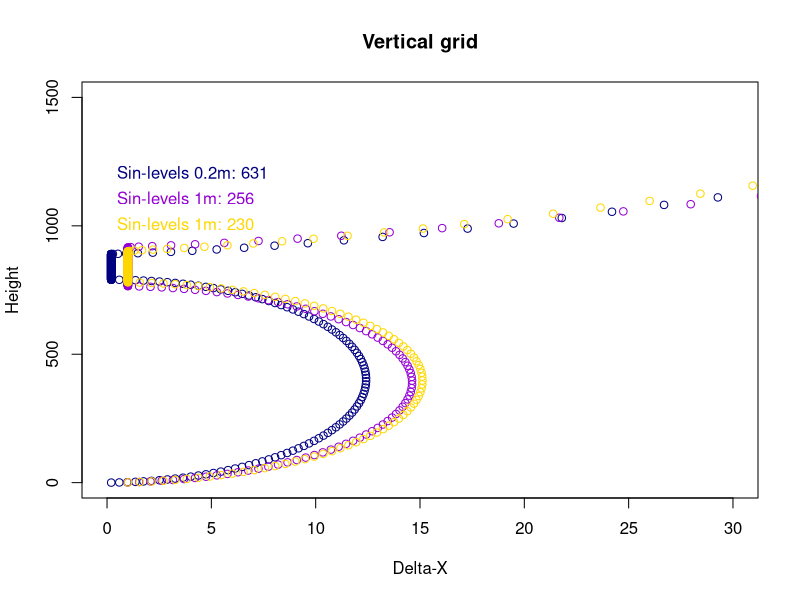

R code for this plot: (Note: this script raises an error after producing the figure.)
# create a zaxis for UCLA-LES which is finer in the inversion and coarser elsewhere using a sine function
# dz is the maximum resolution, zi the inversion height and top the maximum grid height
# np_* control the number of points in the inversion, in the pbl and in the free troposphere
zaxis.creator.sin <- function(dz, zi = 840, top = 1500, np_inv = 75, np_pbl = 100, np_ft = 20) {

  # this is the extension of the inversion
  firstlevel <- 0
  range <- (np_inv / 2) * dz

  factor_pbl <- (zi - range - dz*np_pbl)/sum(sin(seq(0, pi, , np_pbl)))
  levels_pbl <- cumsum(sin(seq(0,pi,,np_pbl))*factor_pbl + dz)

  factor_ft <- (top - (zi+range) - dz*np_ft)/sum(rev(1-sin(seq(0,pi/2,,np_ft))))
  levels_ft <-  cumsum(rev(1-sin(seq(0,pi/2,,np_ft)))*factor_ft + dz) + zi + range

  inversion <- rep(dz, np_inv)

  levels=c(firstlevel, levels_pbl ,cumsum(inversion) + zi - range, levels_ft)

  print(paste("Total number of points:", length(levels)))
  print(paste("Maximum pbl delta:", max(diff(levels_pbl))))
  print(paste("Inversion range is from", zi - range, "to", zi + range, "meters"))
  
  return(levels)
  
}

axis_fine <- zaxis.creator.sin(0.2, np_inv = 500, np_pbl = 100, np_ft = 30)
axis_base <- zaxis.creator.sin(1, np_inv = 150, np_pbl = 80, np_ft = 25)
axis_update <- zaxis.creator.sin(1, zi = 840, np_inv = 120, np_pbl = 79, np_ft = 30)


plot(diff(axis_fine), axis_fine[2:length(axis_fine)], xlim=c(0,30),
     main="Vertical grid",xlab="Delta-X",ylab="Height", col = "navy")
points(diff(axis_base), axis_base[2:length(axis_base)], col="darkviolet")
points(diff(axis_update), axis_update[2:length(axis_update)], col="gold")
#abline(h=c(highrange,zi,zi-range))
text(0,1200,paste("Sin-levels 0.2m:",length(axis_fine)),col="navy",pos=4)
text(0,1100,paste("Sin-levels 1m:",length(axis_base)),col="darkviolet",pos=4)
text(0,1000,paste("Sin-levels 1m:",length(axis_update)),col="gold",pos=4)

axis2write <- axis_update
OUTDIR <- "/rigel/home/pd2507/PULP/initfiles/dycoms2_rf01"

write(trimws(format(round(axis2write,1))),
      file=file.path(OUTDIR,paste0("dycoms2_rf01_zaxis_",min(diff(axis2write)),"m_",length(axis2write),".txt")),
      ncolumns=1)
 


